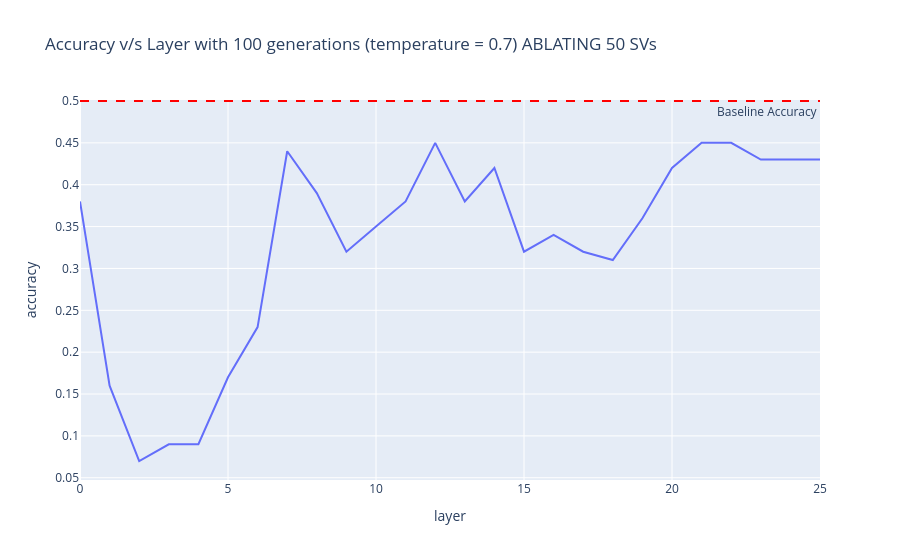

Notebook cell for this chart:
### Code cell
df_50 = pd.read_csv('layer_ablation_results_50_SV.csv')


fig = px.line(df_20, x="layer", y="accuracy",
              title="Accuracy v/s Layer with 100 generations (temperature = 0.7) ABLATING 50 SVs")

fig.add_hline(y=0.50, line_dash="dash", line_color="red",
              annotation_text="Baseline Accuracy", annotation_position="bottom right")

fig.show()

### Figure 1 — Plotly figure (JSON) as saved in the notebook; plotly's stock layout.template omitted (floating-point values rounded to 4 significant figures)
{"data": [{"hovertemplate": "layer=%{x}<br>accuracy=%{y}<extra></extra>", "legendgroup": "", "line": {"color": "#636efa", "dash": "solid"}, "marker": {"symbol": "circle"}, "mode": "lines", "name": "", "orientation": "v", "showlegend": false, "type": "scatter", "x": [0, 1, 2, 3, 4, 5, 6, 7, 8, 9, 10, 11, 12, 13, 14, 15, 16, 17, 18, 19, 20, 21, 22, 23, 24, 25], "xaxis": "x", "y": [0.38, 0.16, 0.07, 0.09, 0.09, 0.17, 0.23, 0.44, 0.39, 0.32, 0.35, 0.38, 0.45, 0.38, 0.42, 0.32, 0.34, 0.32, 0.31, 0.36, 0.42, 0.45, 0.45, 0.43, 0.43, 0.43], "yaxis": "y"}], "layout": {"annotations": [{"showarrow": false, "text": "Baseline Accuracy", "x": 1, "xanchor": "right", "xref": "x domain", "y": 0.5, "yanchor": "top", "yref": "y"}], "legend": {"tracegroupgap": 0}, "shapes": [{"line": {"color": "red", "dash": "dash"}, "type": "line", "x0": 0, "x1": 1, "xref": "x domain", "y0": 0.5, "y1": 0.5, "yref": "y"}], "title": {"text": "Accuracy v/s Layer with 100 generations (temperature = 0.7) ABLATING 50 SVs"}, "xaxis": {"anchor": "y", "domain": [0, 1], "title": {"text": "layer"}}, "yaxis": {"anchor": "x", "domain": [0, 1], "title": {"text": "accuracy"}}}}
